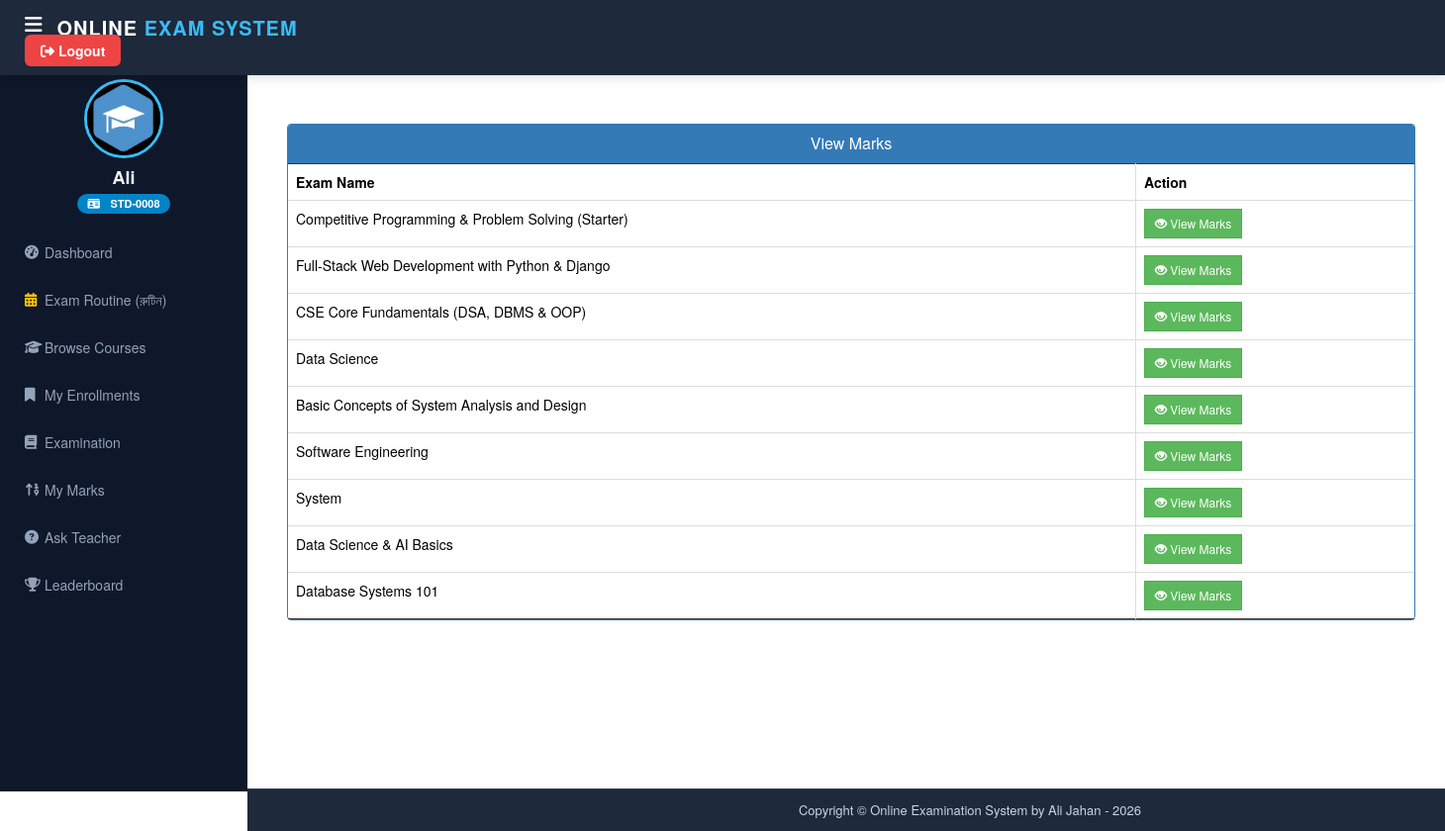
Before: /student/view-result (signed in) with the older database file.
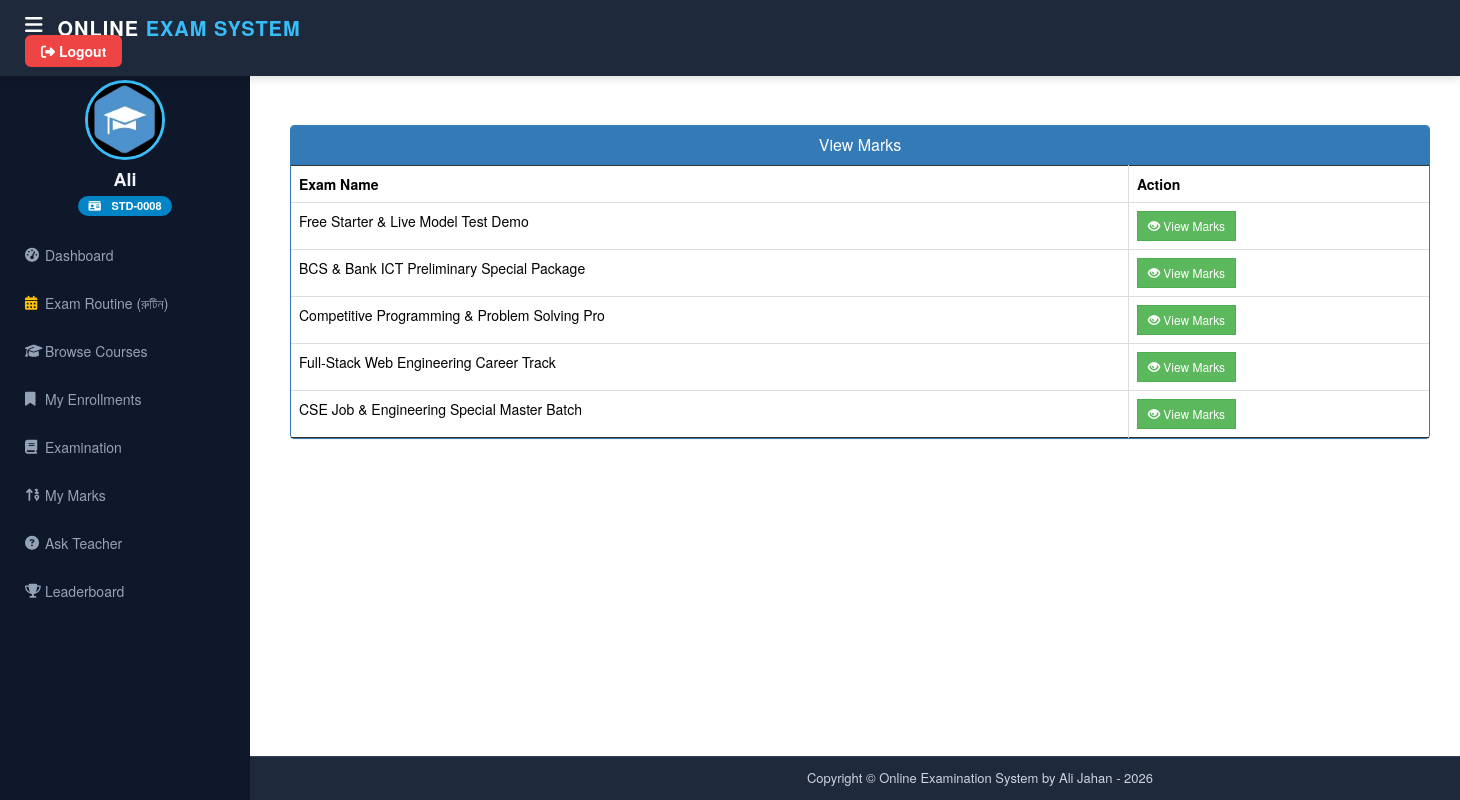
After: the same page with the newer database file.
### exam/models.py (models this page shows, shortened)
class Course(models.Model):
    course_name = models.CharField(max_length=200)
    question_number = models.PositiveIntegerField(default=0)
    total_marks = models.PositiveIntegerField(default=0)
    start_time = models.DateTimeField(null=True, blank=True)
    end_time = models.DateTimeField(null=True, blank=True)
    result_publish_time = models.DateTimeField(null=True, blank=True)
    slug = models.SlugField(max_length=220, unique=True, blank=True, null=True)
    category = models.ForeignKey(CourseCategory, on_delete=models.SET_NULL, null=True, blank=True, related_name='courses')
    teacher = models.ForeignKey(Teacher, on_delete=models.SET_NULL, null=True, blank=True, related_name='courses')
    description = models.TextField(blank=True)
    thumbnail = models.ImageField(upload_to='course_thumbnails/', null=True, blank=True)
    price = models.DecimalField(max_digits=8, decimal_places=2, default=0.00)
    original_price = models.DecimalField(max_digits=8, decimal_places=2, default=0.00, blank=True)
    negative_marking = models.FloatField(default=0.25)
    routine_date = models.DateField(null=True, blank=True)
    routine_syllabus = models.TextField(blank=True, default='')
    batch_title = models.CharField(max_length=150, blank=True, default='')
    is_free = models.BooleanField(default=False)
    is_active = models.BooleanField(default=True)
    created_at = models.DateTimeField(auto_now_add=True, null=True, blank=True)
    updated_at = models.DateTimeField(auto_now=True, null=True, blank=True)
    class Meta:
        ordering = ['-created_at']

### student/views.py (the view)
# urls.py: path('view-result', views.view_result_view,name='view-result'),
@login_required(login_url='studentlogin')
@user_passes_test(is_student)
def view_result_view(request):
    courses = QMODEL.Course.objects.all()
    return render(request, 'student/view_result.html', {'courses': courses})

### student/models.py (called while the page is built)
    @property
    def student_id(self):
        return f"STD-{self.id:04d}"

### student/views.py (called while the page is built)
def is_student(user):
    return user.groups.filter(name='STUDENT').exists()

### templates/student/view_result.html (shortened to what this page needs)
{% extends 'student/studentbase.html' %}
{% block content %}
{%load static%}
<head>
  <link href="//netdna.bootstrapcdn.com/bootstrap/3.0.0/css/bootstrap.min.css" rel="stylesheet" id="bootstrap-css">
</head>
<br><br>
<div class="container">
  <div class="panel panel-primary">
    <div class="panel-heading">
      <h6 class="panel-title">View Marks</h6>
    </div>
    <table class="table table-hover table-bordered" id="dev-table">
      <thead>
        <tr>
          <th>Exam Name</th>
          <th>Action</th>
        </tr>
      </thead>
      {% for t in courses %}
      <tr>
        <td> {{t.course_name}}</td>
        <td><a class="btn btn-success btn-sm" style="border-radius: 0%;" href="{% url 'check-marks' t.id  %}"><span class="glyphicon glyphicon-eye-open"></span> View Marks</a></td>
      </tr>
      {% endfor %}
    </table>
  </div>
</div>
<br><br><br><br><br><br>
{% endblock content %}

Changed rows visible on the page:
removed Course: course_name "Data Science"
removed Course: course_name "Basic Concepts of System Analysis and Design"
removed Course: course_name "Software Engineering"
removed Course: course_name "System"
removed Course: course_name "Data Science & AI Basics"
removed Course: course_name "Database Systems 101"
added Course: course_name "Free Starter & Live Model Test Demo"
added Course: course_name "BCS & Bank ICT Preliminary Special Package"
changed Course: course_name "Competitive Programming & Problem Solving (Starter)" → "Competitive Programming & Problem Solving Pro"
changed Course: course_name "Full-Stack Web Development with Python & Django" → "Full-Stack Web Engineering Career Track"
changed Course: course_name "CSE Core Fundamentals (DSA, DBMS & OOP)" → "CSE Job & Engineering Special Master Batch"
